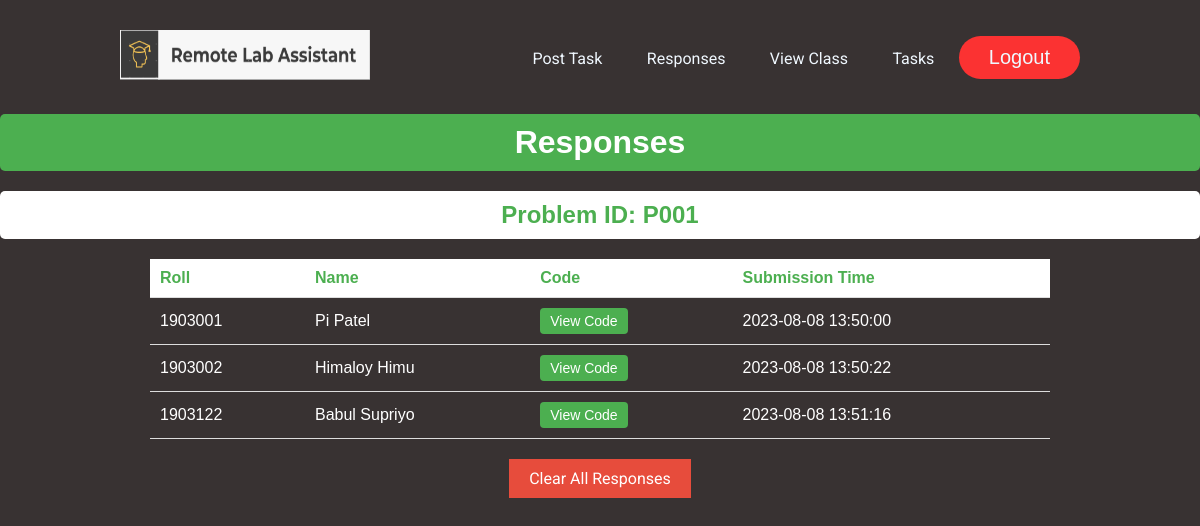
The app's page /response.php (signed in) with its own data.
### tables this page shows
CREATE TABLE `code` (
  `submission_id` bigint(20) UNSIGNED NOT NULL,
  `roll` int(11) DEFAULT NULL,
  `problem_id` varchar(50) DEFAULT NULL,
  `course_name` varchar(255) DEFAULT NULL,
  `response` text DEFAULT NULL,
  `code_language` varchar(20) NOT NULL,
  `submission_time` timestamp NOT NULL DEFAULT current_timestamp()
);

CREATE TABLE `student` (
  `roll` int(11) NOT NULL,
  `username` varchar(50) DEFAULT NULL,
  `email` varchar(50) DEFAULT NULL,
  `password` varchar(50) DEFAULT NULL
);

### response.php (the view, shortened to what this page needs)
<!DOCTYPE html>
<html>
<head>
    <link rel="stylesheet" type="text/css" href="css/response.css">
    <link rel="stylesheet" type="text/css" href="css/teacher_panel.css">
    <link rel="stylesheet" type="text/css" href="css/button.css">
</head>
<body>
<?php
include 'includes/header.inc.php';
include 'includes/dbh.inc.php';
?>
<h1>Responses</h1>
<?php
$sql_problems = "SELECT DISTINCT problem_id FROM code ORDER BY problem_id";
$result_problems = mysqli_query($conn, $sql_problems);
while ($row_problems = mysqli_fetch_assoc($result_problems)) {
    $problem_id = $row_problems['problem_id'];
    echo "<h2 class='problem-title'>Problem ID: $problem_id</h2>";
    echo "<table class='submission-table'>
            <tr>
                <th>Roll</th>
                <th>Name</th>
                <th>Code</th>
                <th>Submission Time</th>
            </tr>";
    $sql = "SELECT code.*, student.username
            FROM code
            INNER JOIN student ON code.roll = student.roll
            WHERE code.course_name = '" . $_SESSION['course_name'] . "' AND code.problem_id = '$problem_id'
            GROUP BY code.roll, code.problem_id
            ORDER BY code.problem_id";
    $result = mysqli_query($conn, $sql);
    if (mysqli_num_rows($result) > 0) {
        while ($row = mysqli_fetch_assoc($result)) {
            echo "
                <tr>
                    <td>" . $row['roll'] . "</td>
                    <td>" . $row['username'] . "</td>
                    <td>
                        <button class='view-code-button' onclick=\"window.location.href = 'show_code.php?id=" . $row['roll'] . "&problem_id=" . $problem_id . "'\">View Code</button>
                    </td>
                    <td>" . $row['submission_time'] . "</td>
                </tr>";
        }
    }
    echo "</table>";
}
?>
<div class="button-container">
  <a class="link-button" href="includes/clearresponses.inc.php">Clear All Responses</a>
</div>
</body>
</html>

### css/response.css (style rules this page uses)
body { font-family: Arial, sans-serif; margin: 0; padding: 0; color: white; }
h1 { text-align: center; color: white; background-color: #4CAF50; padding: 10px; border-radius: 5px; }
h2.problem-title { text-align: center; color: #4CAF50; background-color: white; padding: 10px; border-radius: 5px; margin-top: 20px; }
table.submission-table { width: 75%; margin: 0 auto; border-collapse: collapse; margin-top: 20px; }
th, td { padding: 10px; text-align: left; border-bottom: 1px solid #ddd; }
th { background-color: white; color: #4CAF50; }
button.view-code-button { padding: 5px 10px; background-color: #4CAF50; color: white; border: none; border-radius: 4px; font-size: 14px; cursor: pointer; }
.button-container { text-align: center; margin-top: 20px; }
.link-button { background-color: #e74c3c; color: white; border: none; padding: 10px 20px; cursor: pointer; text-decoration: none; display: inline-block; }

### css/teacher_panel.css (style rules this page uses)
* { box-sizing: border-box; margin: 0; padding: 0; background-color:#383232 ; }
li, a, .logout { font-family: "Roboto", sans-serif; font-weight: 400; font-size: 16px; color:aliceblue; text-decoration: none; }
.nav_link li,a { transition: all 0.3s ease 0s; }

### css/button.css (style rules this page uses)
button { padding: 10px 30px; background-color: #fb3232; border : none; border-radius: 50px; cursor: pointer; transition: all 0.3s ease 0s; font-family: "Roboto" sans-serif; color: aliceblue; font-size: 20px; }

### records on screen
code: roll "1903001", student.username "Pi Patel", submission_time "2023-08-08 13:50:00"
code: roll "1903002", student.username "Himaloy Himu", submission_time "2023-08-08 13:50:22"
code: roll "1903122", student.username "Babul Supriyo", submission_time "2023-08-08 13:51:16"

### other values on screen
$problem_id "P001"
